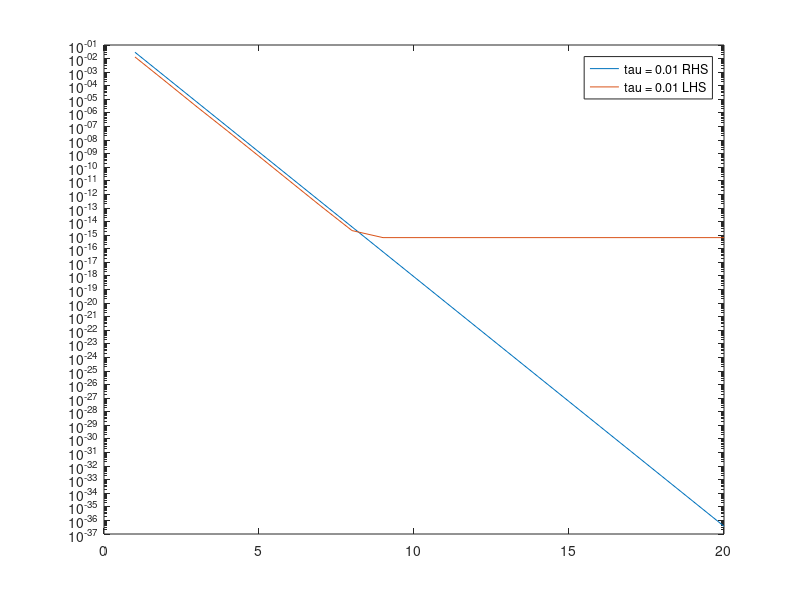

This figure's MATLAB source:
m = 500;
b = randn(m,1);
% (a)
% tau = [0.2 0.1 0.05 0.01]; % for (a)
tau = [0.1 0.05 0.01];
res_all = [];
% for k = 1:length(tau)
    R = triu(-1+2*rand(m),1);
    A = R + R';
    for i = 1:m
        for j = 1:m
            if abs(A(i,j)) > tau(3)
                A(i,j) = 0;
            end
        end
    end
    
    A = A + eye(m);
    res = [];
    con = [];
    err = [];
    x = zeros(m,1);
    x_true = A\b;
    r = b-A*x;
    p = r;
    for i = 1:20
        a = r'*r / (p'*A*p);
        x = x + a*p;
        r = r - a * A * p;
        beta = r' * r /(a * p' * A *p);
        p = r + beta * p;
        res = [res norm(r,2)];
        k = sqrt(cond(A));
        con = [con 2*((k-1)/(k+1))^i];
        err = [err norm(x-x_true)/norm(x_true)];
    end
    res_all = [res_all res'];
% end
% semilogy(res_all)

% %(b)
semilogy([con' err'])
legend('tau = 0.01 RHS','tau = 0.01 LHS')
